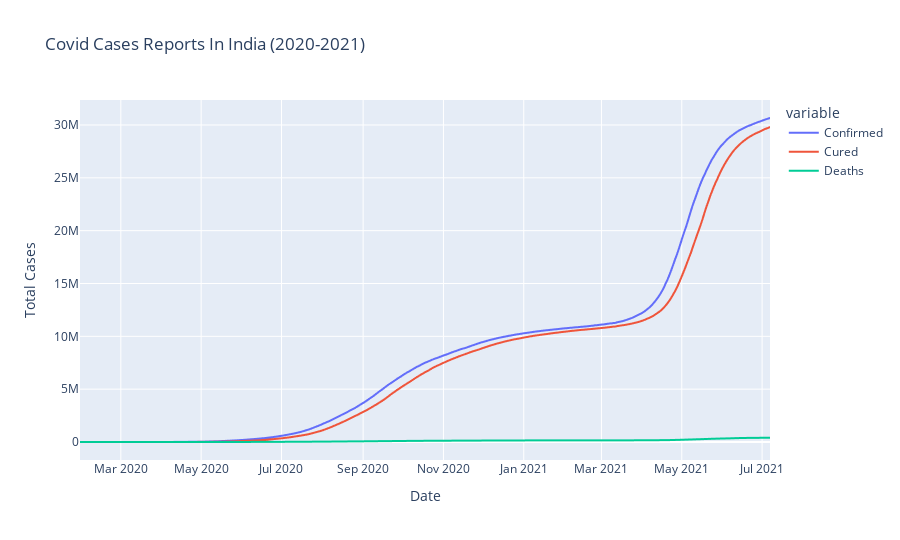

This figure's notebook cell:
### Code cell
px.line(covid.groupby('Date')['Confirmed','Cured','Deaths'].sum().reset_index(),
        x='Date', y=['Confirmed','Cured','Deaths'],
        labels={'value':'Total Cases'},
        title='Covid Cases Reports In India (2020-2021)', height=540)

### Figure 1 — Plotly figure (JSON) as saved in the notebook; plotly's stock layout.template omitted (floating-point values rounded to 4 significant figures; data arrays with more than 128 entries replaced by an {"elided": "..."} marker saying what was removed)
{"data": [{"hovertemplate": "variable=Confirmed<br>Date=%{x}<br>Total Cases=%{y}<extra></extra>", "legendgroup": "Confirmed", "line": {"color": "#636efa", "dash": "solid"}, "marker": {"symbol": "circle"}, "mode": "lines", "name": "Confirmed", "showlegend": true, "type": "scattergl", "x": {"elided": "525 str values"}, "xaxis": "x", "y": {"elided": "525 int values"}, "yaxis": "y"}, {"hovertemplate": "variable=Cured<br>Date=%{x}<br>Total Cases=%{y}<extra></extra>", "legendgroup": "Cured", "line": {"color": "#EF553B", "dash": "solid"}, "marker": {"symbol": "circle"}, "mode": "lines", "name": "Cured", "showlegend": true, "type": "scattergl", "x": {"elided": "525 str values"}, "xaxis": "x", "y": {"elided": "525 int values"}, "yaxis": "y"}, {"hovertemplate": "variable=Deaths<br>Date=%{x}<br>Total Cases=%{y}<extra></extra>", "legendgroup": "Deaths", "line": {"color": "#00cc96", "dash": "solid"}, "marker": {"symbol": "circle"}, "mode": "lines", "name": "Deaths", "showlegend": true, "type": "scattergl", "x": {"elided": "525 str values"}, "xaxis": "x", "y": {"elided": "525 int values"}, "yaxis": "y"}], "layout": {"height": 540, "legend": {"title": {"text": "variable"}, "tracegroupgap": 0}, "title": {"text": "Covid Cases Reports In India (2020-2021)"}, "xaxis": {"anchor": "y", "domain": [0, 1], "title": {"text": "Date"}}, "yaxis": {"anchor": "x", "domain": [0, 1], "title": {"text": "Total Cases"}}}}
